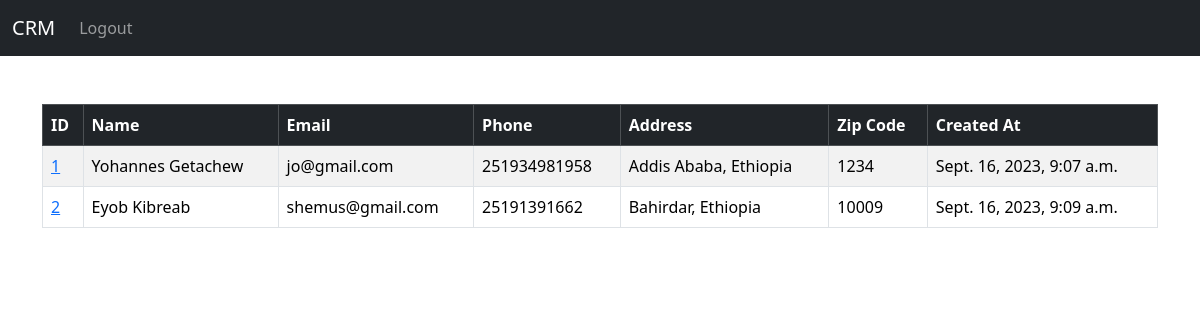
The app's page / (signed in) with its own data.
### crmApp/models.py (models this page shows, shortened)
class Record(models.Model):
    created_at = models.DateTimeField(auto_now_add=True)
    first_name = models.CharField(max_length=50)
    last_name = models.CharField(max_length=50)
    email = models.CharField(max_length=70)
    phone = models.CharField(max_length=15)
    address = models.CharField(max_length=40)
    city = models.CharField(max_length=50)
    state = models.CharField(max_length=30)
    zipcode = models.CharField(max_length=20)

### crmApp/views.py (the view)
# urls.py: path('', views.home, name='home'),
def home(request):
    records = Record.objects.all()
    if request.method == 'POST':
        username = request.POST['username']
        password = request.POST['password']
        user = authenticate(request, username=username, password=password)
        if user is not None:
            login(request, user)
            messages.success(request, "You have successfully Login ...")
            return redirect('home')
        else:
            messages.success(request, "There was an error logging in. Please try again...")
            return redirect('home')
    else:
        return render(request, 'home.html', {'records': records})

### crmApp/templates/home.html (shortened to what this page needs)
{% extends 'base.html' %}
{% block content %}
    {% if user.is_authenticated %}
        <br/>
        {% if records %}
                <table class="table table-striped table-hover table-bordered">
                    <thead class="table-dark">
                      <tr>
                        <th scope="col">ID</th>
                        <th scope="col">Name</th>
                        <th scope="col">Email</th>
                        <th scope="col">Phone</th>
                        <th scope="col">Address</th>
                        <th scope="col">Zip Code</th>
                        <th scope="col">Created At</th>
                      </tr>
                    </thead>
                    <tbody>
                        {% for record in records %}
                        <tr>
                            <td><a href="{% url 'record' record.id %}">{{ record.id }}</a></td>
                            <td>{{ record.first_name }} {{ record.last_name }}</td>
                            <td>{{ record.email }}</td>
                            <td>{{ record.phone }}</td>
                            <td>{{ record.address }}</td>
                            <td>{{ record.zipcode }}</td>
                            <td>{{ record.created_at }}</td>
                        </tr>
                        {% endfor %}
                    </tbody>
                  </table>
        {% endif %}
    {% endif %}
{% endblock %}

### crmApp/templates/base.html (shortened to what this page needs)
<!doctype html>
<html lang="en">
  <head>
    <link href="https://cdn.jsdelivr.net/npm/bootstrap@5.3.1/dist/css/bootstrap.min.css" rel="stylesheet">
  </head>
  <body>
    {% include 'navbar.html' %}
    <div class="container">
        <br/>
        {% block content %}
        {% endblock %}
    </div>
  </body>
</html>

### crmApp/templates/navbar.html (shortened to what this page needs)
<nav class="navbar navbar-expand-lg navbar-dark bg-dark">
    <div class="container-fluid">
      <a class="navbar-brand" href="{% url 'home' %}">CRM</a>
      <div class="collapse navbar-collapse" id="navbarSupportedContent">
        <ul class="navbar-nav me-auto mb-2 mb-lg-0">
            {% if user.is_authenticated %}
                <li class="nav-item">
                    <a class="nav-link" href="{% url 'logout_user' %}">Logout</a>
                </li>
            {% endif %}
        </ul>
      </div>
    </div>
  </nav>

### records on screen
Record: id "1", first_name "Yohannes", last_name "Getachew", email "jo@gmail.com", phone "251934981958", address "Addis Ababa, Ethiopia", zipcode "1234", created_at "Sept. 16, 2023, 9:07 a.m."
Record: id "2", first_name "Eyob", last_name "Kibreab", email "shemus@gmail.com", phone "25191391662", address "Bahirdar, Ethiopia", zipcode "10009", created_at "Sept. 16, 2023, 9:09 a.m."
